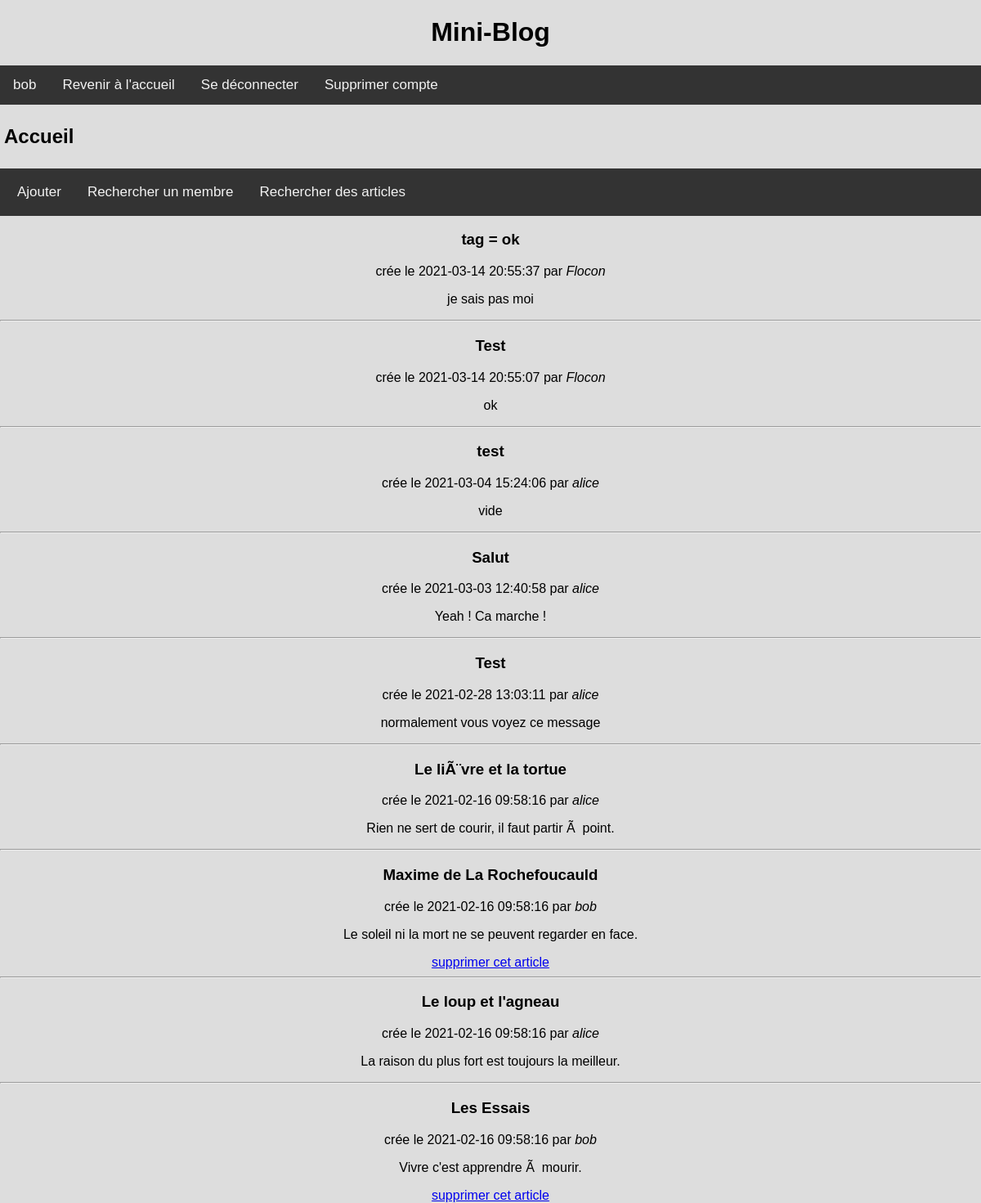
The page / (signed in) on the database its author committed.
### tables this page shows
CREATE TABLE articles ( -- post
  id        INTEGER     PRIMARY KEY AUTOINCREMENT,
  auteur_id INTEGER     NOT NULL REFERENCES membres (id),
  cree_le   TIMESTAMP   NOT NULL DEFAULT CURRENT_TIMESTAMP,
  titre     VARCHAR(50) NOT NULL,
  contenu   TEXT        NOT NULL
);

CREATE TABLE membres ( -- user
  id    INTEGER         PRIMARY KEY AUTOINCREMENT,
  login VARCHAR(20)     UNIQUE NOT NULL,
  mdp   VARCHAR(100)    NOT NULL
);

### app.py (the view)
@app.route('/', methods=["GET", "POST"])
def accueil():
    return render_template('accueil.html', articles=db.recuperer_articles())

### outils/data_base.py (called while the page is built)
    def recuperer_articles(self):  # renvoie une liste de tuples
        self.conn = sql.connect(self.dir)
        with self.conn as c:
            curs = c.execute(
                """SELECT articles.id AS id_article, login, cree_le, titre, contenu
                    FROM membres JOIN articles
                    ON membres.id = articles.auteur_id
                    ORDER BY articles.cree_le DESC
                """
            )
            return curs.fetchall()

### templates/accueil.html
{% extends 'base.html' %}
{% block entete %}
<link href="static/accueil.css" rel="stylesheet">
  <h1 style="padding:5px">
    {% block titre %}Accueil{% endblock %}
  </h1>
  {% if 'mbrid' in session %}
    <div class="navbar" style="padding: 5px">
      <a class="action" href="{{ url_for('ajouter') }}">Ajouter</a>
      <a class="action" href="{{ url_for('recherche_membre') }}">Rechercher un membre</a>
      <a class="action" href="{{ url_for('recherche_tags') }}">Rechercher des articles</a>
    </div>
  {% endif %}
{% endblock %}
{% block contenu %}
    {% for article_id, login, cree_le, titre, contenu in articles %}
        <center><article>
          <head>
            <h1>{{ titre }}</h1>
            <aside>
              crée le {{ cree_le }} par <em>{{ login }}</em>
            </aside>
          </head>
          <p class="contenu">{{ contenu }}</p>
          {% if 'login' in session and session['login'] == login %}
            <a href="{{ url_for('supprimer', id=article_id) }}">supprimer cet article</a>
          {% endif %}
          {% if not loop.last %}
          <hr/>
          {% endif %}
        </article></center>
    {% endfor %}
{% endblock %}

### static/head.css (style rules this page uses)
body { margin: 0; padding: 0; font-family: Arial, Helvetica, sans-serif; background-color: #333 }

### static/accueil.css (style rules this page uses)
body { margin: 0; padding: 0; font-family: Arial, Helvetica, sans-serif; background-color: #333; }
.navbar { overflow: hidden; background-color: #333; }
.navbar a { float: left; color: #f2f2f2; text-align: center; padding: 14px 16px; text-decoration: none; font-size: 17px; }

### rows shown on the page
articles: titre "tag = ok", cree_le "2021-03-14 20:55:37", login "Flocon", contenu "je sais pas moi"
articles: titre "Test", cree_le "2021-03-14 20:55:07", login "Flocon", contenu "ok"
articles: titre "test", cree_le "2021-03-04 15:24:06", login "alice", contenu "vide"
articles: titre "Salut", cree_le "2021-03-03 12:40:58", login "alice", contenu "Yeah ! Ca marche !"
articles: titre "Test", cree_le "2021-02-28 13:03:11", login "alice", contenu "normalement vous voyez ce message"
articles: titre "Le liÃ¨vre et la tortue", cree_le "2021-02-16 09:58:16", login "alice", contenu "Rien ne sert de courir, il faut partir Ã point."
articles: titre "Maxime de La Rochefoucauld", cree_le "2021-02-16 09:58:16", login "bob", contenu "Le soleil ni la mort ne se peuvent regarder en face."
articles: titre "Le loup et l'agneau", cree_le "2021-02-16 09:58:16", login "alice", contenu "La raison du plus fort est toujours la meilleur."
articles: titre "Les Essais", cree_le "2021-02-16 09:58:16", login "bob", contenu "Vivre c'est apprendre Ã mourir."

### other values the page prints
{{ session['login'] }} "bob"
